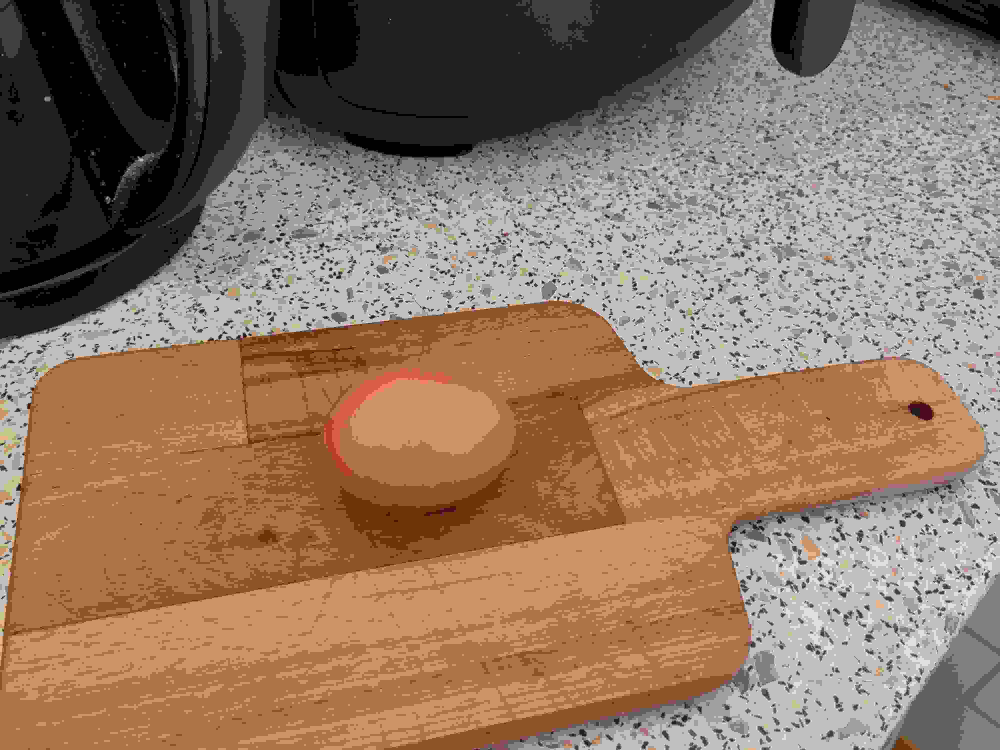
#> input picture code/Jpg_quality_test_img/Img_00.jpg, 4000 x 3000 px (shown at 1/4 size); its folder holds only this picture in this run
$ python -i fileHandler.py   (imports and definitions only)
#> lines starting #> are read from the running program, lines starting #| are printed output that depends on the picture
import os
import cv2
import numpy as np
import re
from pathlib import Path
from PIL import Image

class FileHandler:
    def __init__(self, downscale_size=512, downscale=True, crop_center=False):
#> in load_image_rgb, img is the input picture: PIL image 4000x3000 RGB; mean R, G, B 143, 118.3, 99.1
        self.downscale_size = downscale_size
        self.downscale = downscale
        self.supported_formats = {'.jpg', '.jpeg', '.png', '.tiff', '.tif', '.bmp', '.webp'}
        self.crop_center = crop_center

    # [23 lines left out: functions natural_sort_key, scan_folder, not called in this run]

    def apply_image_processing(self, img, apply_downscale=None, apply_crop=None):
        should_downscale = apply_downscale if apply_downscale is not None else self.downscale
        should_crop = apply_crop if apply_crop is not None else self.crop_center

        h, w = img.shape[:2]
#> h = 3000; w = 4000

        if should_crop:
            crop_size = self.downscale_size
            if h >= crop_size and w >= crop_size:
                center_x, center_y = w // 2, h // 2

                left = center_x - crop_size // 2
                right = center_x + crop_size // 2
                top = center_y - crop_size // 2
                bottom = center_y + crop_size // 2

                img = img[top:bottom, left:right]

        elif should_downscale:
            h, w = img.shape[:2]
            if w > self.downscale_size:
                scale_factor = self.downscale_size / w
#> scale_factor = 0.128
                new_h, new_w = int(h * scale_factor), int(w * scale_factor)
#> new_h = 384; new_w = 512
                img = cv2.resize(img, (new_w, new_h), interpolation=cv2.INTER_LINEAR)
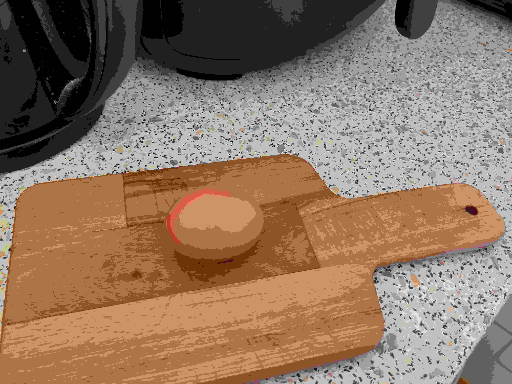
#> img: shape (384, 512, 3); mean of channels 0, 1, 2 143, 118.3, 99.1; drawn as R, G, B

        return img

    # [8 lines left out: function load_image, not called in this run]

    def load_image_rgb(self, img_path, target_size=None, apply_downscale=None, apply_crop=None):
        try:
            img = Image.open(img_path).convert('RGB')
            img_array = np.array(img)

            img_array = self.apply_image_processing(img_array, apply_downscale, apply_crop)

            if target_size is not None:
                target_h, target_w = target_size
                img_array = cv2.resize(img_array, (target_w, target_h), interpolation=cv2.INTER_LINEAR)

            return img_array

        except Exception as e:
            raise IOError(f"Error loading RGB image {img_path}: {e}")

    # [26 lines left out: function find_image_file, not called in this run]

    def create_output_folder(self, output_path):
        Path(output_path).mkdir(parents=True, exist_ok=True)
        return str(Path(output_path).resolve())

    # [79 lines left out: function save_presentation_image, not called in this run]

>>> result = FileHandler().load_image_rgb('Jpg_quality_test_img/Img_00.jpg')
